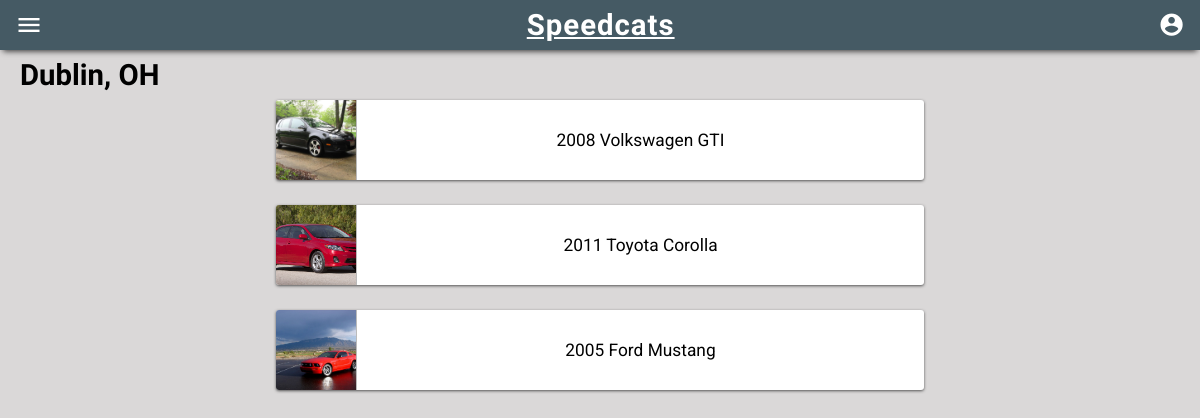
Screenshot of /inventory/1/ with the database file from the repository.
### inventory/models.py (models this page shows, shortened)
class Vehicle(models.Model):
	status_choices = (
		('m', 'Maintenance'),
		('l', 'Loaned'),
		('a', 'Available'),
		('r', 'Reserved'),
	)
	vehicle_type_choices = (
		('c', 'Car'),
		('s', 'SUV'),
		('t', 'Truck'),
	)
	VIN = models.CharField(max_length=17)
	store = models.ForeignKey(Store, on_delete=models.CASCADE)
	year = models.IntegerField()
	make = models.CharField(max_length=30)
	model = models.CharField(max_length=30)
	color = models.CharField(max_length=10)
	mileage = models.IntegerField()
	image = models.ImageField(upload_to="vehicle_photos", blank=True)
	description = models.CharField(max_length=800, default="")
	status = models.CharField(
		max_length=1,
		choices=status_choices,
		default='a',
	)
	vehicle_type = models.CharField(
		max_length=1,
		choices=vehicle_type_choices,
		default='c',
	)
	def __str__(self):
		return str(self.year) + ' ' + self.make + ' ' + self.model

class Store(models.Model):
	ID = models.IntegerField(primary_key=True)
	address = models.CharField(max_length=100)
	city = models.CharField(max_length=50)
	state = models.CharField(max_length=2)
	zipcode = models.IntegerField()
	phone = models.CharField(max_length=10)
	email = models.EmailField(max_length=254)

### inventory/views.py (the view)
# urls.py: path('<int:storeID>/', views.store, name='store'),
def store(request, storeID):
	vehicles = Vehicle.objects.filter(store_id=storeID).filter(status='a')
	context = {
		"vehicles":vehicles
	}
	return render(request, 'inventory/vehicle_list.html', context)

### inventory/templates/inventory/vehicle_list.html
{% extends "base_generic.html" %}
{% block content %}
    <div id="storecontent">
    <h2 class="header">{{ vehicles.0.store.city }}, {{ vehicles.0.store.state }}</h2>
    {% for vehicle in vehicles %}
        <div class="vehicle">
            <a href="/inventory/{{ vehicle.store.ID }}/{{ vehicle.id }}/">
                <img src="{{ vehicle.image.url }}">
                <p>{{ vehicle }}</p>
            </a>
        </div>
    {% endfor %}
    </div>
{% endblock %}

### inventory/templates/base_generic.html (shortened to what this page needs)
<!DOCTYPE html>
<html lang="en">
<head>
	{% load static %}
	<link rel="stylesheet" href="{% static 'css/styles.css' %}">
	<link rel="stylesheet" href="{% static 'css/animations.css' %}">
</head>
<body>
	<header>
		<div id="headermenu">
			<i class="button material-icons" id="menubutton">menu</i>
			<a href="{% url 'index' %}"><h1 id="logo">Speedcats</h1></a>
			<a href="{% url 'login' %}"><i class="button material-icons" id="accountbutton">account_circle</i></a>
		</div>
	</header>
	<div id="content">
		{% block content %}{% endblock %}
	</div>
</body>
</html>

### inventory/static/css/styles.css (style rules this page uses)
html, body { padding: 0px; margin: 0px; }
body { background-color: rgb(218, 216, 216); }
a:link { color: white; }
h1 { font-size: 22pt; font-family: 'Fjalla One', sans-serif; letter-spacing: 1px; margin: 0; }
h2 { font-size: 18pt; font-family: 'Fjalla One', sans-serif; margin: 0; }
p { font-size: 13pt; font-family: 'Roboto', sans-serif; padding: 0 15px; text-align: center; }
header { display: flex; flex-direction: column; align-items: center; justify-content: center; width: calc(100% - 14px); height: 50px; background-color: #455A64; box-shadow: 0 4px 6px -3px #2c2c2c; padding: 0 7px; position: fixed; top: 0; z-index: 52; }
a:-webkit-any-link { text-decoration: none; }
.button { padding: 8px; }
.header { padding: 8px 0 8px 0; margin: 0 20px; font-size: 22pt; }
.vehicle { background-color: white; margin: 0 20px 15px; border-radius: 3px; box-shadow: 0 1px 3px #525252; }
.vehicle > a { display: flex; flex-direction: row; justify-content: center; align-items: center; height: 80px; color: black; }
.vehicle > a > p { margin-right: auto; }
.vehicle > a > img { height: 80px; padding: 0; margin: 0; display: block; margin-right: auto; border-right: 1px solid #bbbbbb; border-top-left-radius: 3px; border-bottom-left-radius: 3px; max-width: 80px; object-fit: cover; }
#logo { text-decoration: underline; }
#headermenu { width: 100%; display: flex; align-items: center; justify-content: space-between; }
#menubutton { font-size: 21pt; color: white; }
#accountbutton { font-size: 20pt; color: white; }
#content { width: 100%; }
#storecontent { width: 100%; margin-top: 50px; }
@media only screen and (min-width: 768px) { .vehicle { margin: 0 23% 25px; } }

### rows the page displays
Vehicle: store.city "Dublin", store.state "OH", image (picture), year+make+model "2008 Volkswagen GTI"
Vehicle: image (picture), year+make+model "2011 Toyota Corolla"
Vehicle: image (picture), year+make+model "2005 Ford Mustang"
